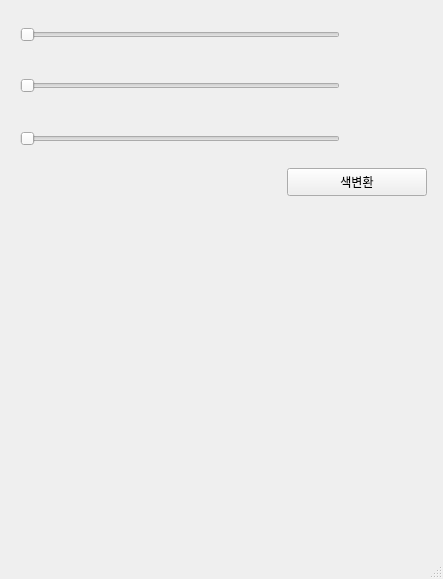
<?xml version="1.0" encoding="UTF-8"?>
<ui version="4.0">
 <class>MainWindow</class>
 <widget class="QMainWindow" name="MainWindow">
  <property name="geometry">
   <rect>
    <x>0</x>
    <y>0</y>
    <width>443</width>
    <height>579</height>
   </rect>
  </property>
  <property name="sizePolicy">
   <sizepolicy hsizetype="Preferred" vsizetype="Preferred">
    <horstretch>0</horstretch>
    <verstretch>0</verstretch>
   </sizepolicy>
  </property>
  <property name="minimumSize">
   <size>
    <width>443</width>
    <height>579</height>
   </size>
  </property>
  <property name="maximumSize">
   <size>
    <width>443</width>
    <height>579</height>
   </size>
  </property>
  <property name="windowTitle">
   <string>슬라이드바로 색상 넣어주기</string>
  </property>
  <widget class="QWidget" name="centralwidget">
   <widget class="QLabel" name="label">
    <property name="geometry">
     <rect>
      <x>355</x>
      <y>23</y>
      <width>140</width>
      <height>20</height>
     </rect>
    </property>
    <property name="font">
     <font>
      <family>Agency FB</family>
      <pointsize>12</pointsize>
      <weight>75</weight>
      <bold>true</bold>
     </font>
    </property>
    <property name="text">
     <string/>
    </property>
   </widget>
   <widget class="QLabel" name="label_2">
    <property name="geometry">
     <rect>
      <x>355</x>
      <y>69</y>
      <width>140</width>
      <height>30</height>
     </rect>
    </property>
    <property name="font">
     <font>
      <family>Agency FB</family>
      <pointsize>12</pointsize>
      <weight>75</weight>
      <bold>true</bold>
     </font>
    </property>
    <property name="text">
     <string/>
    </property>
   </widget>
   <widget class="QLabel" name="label_3">
    <property name="geometry">
     <rect>
      <x>355</x>
      <y>120</y>
      <width>140</width>
      <height>30</height>
     </rect>
    </property>
    <property name="font">
     <font>
      <family>Agency FB</family>
      <pointsize>12</pointsize>
      <weight>75</weight>
      <bold>true</bold>
     </font>
    </property>
    <property name="text">
     <string/>
    </property>
   </widget>
   <widget class="QLabel" name="label_4">
    <property name="geometry">
     <rect>
      <x>-10</x>
      <y>210</y>
      <width>471</width>
      <height>361</height>
     </rect>
    </property>
    <property name="sizePolicy">
     <sizepolicy hsizetype="Preferred" vsizetype="Preferred">
      <horstretch>0</horstretch>
      <verstretch>0</verstretch>
     </sizepolicy>
    </property>
    <property name="text">
     <string/>
    </property>
   </widget>
   <widget class="QPushButton" name="pushButton">
    <property name="geometry">
     <rect>
      <x>287</x>
      <y>168</y>
      <width>140</width>
      <height>28</height>
     </rect>
    </property>
    <property name="text">
     <string>색변환</string>
    </property>
   </widget>
   <widget class="QSlider" name="horizontalSlider">
    <property name="geometry">
     <rect>
      <x>20</x>
      <y>24</y>
      <width>320</width>
      <height>22</height>
     </rect>
    </property>
    <property name="orientation">
     <enum>Qt::Horizontal</enum>
    </property>
   </widget>
   <widget class="QSlider" name="horizontalSlider_2">
    <property name="geometry">
     <rect>
      <x>20</x>
      <y>75</y>
      <width>320</width>
      <height>22</height>
     </rect>
    </property>
    <property name="orientation">
     <enum>Qt::Horizontal</enum>
    </property>
   </widget>
   <widget class="QSlider" name="horizontalSlider_3">
    <property name="geometry">
     <rect>
      <x>20</x>
      <y>128</y>
      <width>320</width>
      <height>22</height>
     </rect>
    </property>
    <property name="orientation">
     <enum>Qt::Horizontal</enum>
    </property>
   </widget>
  </widget>
  <widget class="QStatusBar" name="statusbar"/>
 </widget>
 <resources/>
 <connections/>
</ui>
